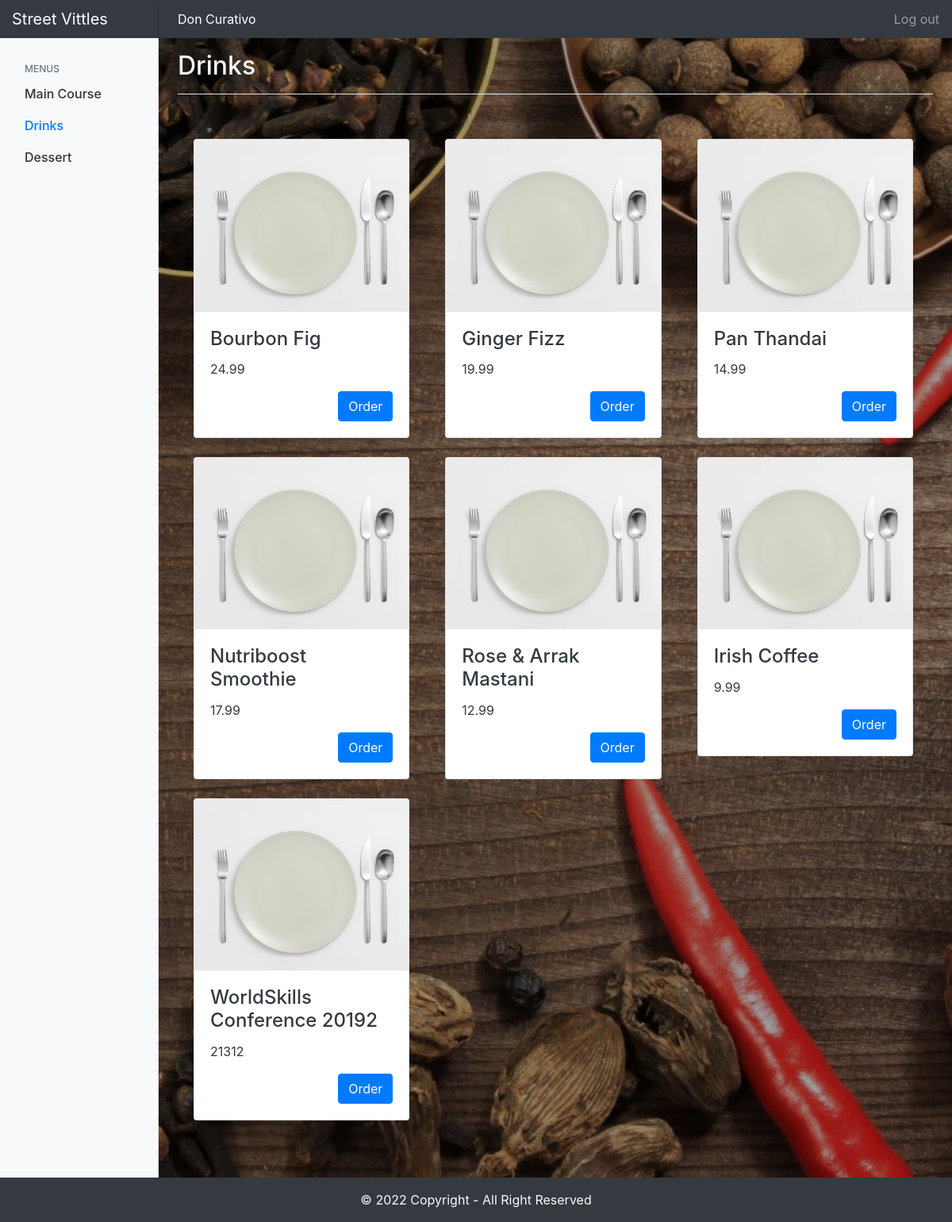
/drinks.php (signed in), run on the app's committed database.
### tables this page shows
CREATE TABLE `category` (
  `id` int(11) NOT NULL,
  `name` varchar(50) NOT NULL,
  `location` varchar(50) NOT NULL
);

CREATE TABLE `dishes` (
  `id` int(11) NOT NULL,
  `name` varchar(100) NOT NULL,
  `cost` double NOT NULL,
  `category_id` int(11) NOT NULL,
  `image` varchar(500) NOT NULL
);

### drinks.php (the view, shortened to what this page needs)
<?php
require_once "config/database.php";
$category = "Drinks";
include('header.php');
?>
	<div class="container">
                <?php
                    $getdishes = "SELECT dishes.name, dishes.cost, dishes.image FROM category JOIN dishes on category.id = dishes.category_id WHERE category.name = '$category';";
                    $result2 = $link->query($getdishes);
                    if ($result2->num_rows > 0) {
                        $column_num = 3;
                        $i = $column_num;
                        $num_rows = $result2->num_rows + $column_num;
                        while($row = $result2->fetch_assoc()) {
                            $x = $i % $column_num;
                            if($x==0){
                                echo "<div class='row'>";
                                $j = $i + $column_num;
                            }
                            $i++;
                ?>
                                <div class="col-md-4">
                                <div class="card mb-4 shadow-sm" style="margin:0px 10px 10px 5px;">
                                    <img class="card-img-top" src="<?php if($row['image'] != ""){ echo $row['image']; } else { echo "./Assets/Picture/default.jpg"; } ?>" alt="Drinks" >
                                    <div class="card-body">
                                        <h4 class="card-title text-dark"><?php echo $row['name'];?></h4>
                                        <p class="card-text text-dark" ><?php echo $row['cost'];?></p>
                                        <a href="#" class="btn btn-primary float-right">Order</a>
                                    </div>
                                </div>
                            </div>
                <?php
                            if($i==$j || $i == $num_rows){
                                echo "</div>";
                            }
                        }
                    }
                ?>
            </div>
<?php
include("footer.php");
?>

### header.php (shortened to what this page needs)
<!DOCTYPE html>
<html lang="en">
    <head>
        <link rel="stylesheet" href="main.css">
        <link rel="stylesheet" href="Assets/bootstrap4/css/bootstrap.min.css">
    </head>
    <body>
        <?php
            if(isset($_SESSION["loggedin"])){
        ?>
        <nav class="navbar navbar-dark fixed-top bg-dark flex-md-nowrap p-0 shadow">
            <a class="navbar-brand col-sm-3 col-md-2 mr-0" href="main_course.php">Street Vittles</a>
            <span class="navbar-organizer w-100"><?php echo $_SESSION['firstName'] . " " . $_SESSION['lastName']; ?></span>
            <ul class="navbar-nav px-3">
                <li class="nav-item text-nowrap">
                    <a class="nav-link" id="logout" href="logout.php">Log out</a>
                </li>
            </ul>
        </nav>
        <div class="container-fluid">
            <div class="row">
                <nav class="col-md-2 d-none d-md-block bg-light sidebar">
                    <div class="sidebar-sticky">
                    <h6 class="sidebar-heading d-flex justify-content-between align-items-center px-3 mt-4 mb-1 text-muted">
                        <span><?php echo "Menus";?></span>
                    </h6>
                        <?php
                                $getCategories = "SELECT * FROM category";
                                $result = $link->query($getCategories);
                                if ($result->num_rows > 0) {
                                    while($row = $result->fetch_assoc()) {
                        ?>
                        <ul class="nav flex-column">
                            <li class="nav-item "><a class="nav-link <?php if($category == $row['name']) echo 'active'; ?>" href="<?php echo $row['location'];?>"><?php echo $row['name'];?></a></li>
                        </ul>
                        <?php
                                    }
                                }
                                ?>
                    </div>
                </nav>
                <main role="main" class="col-md-9 ml-sm-auto col-lg-10 px-4 text-light">
                    <div class="border-bottom mb-3 pt-3 pb-2">
                        <div class="d-flex justify-content-between flex-wrap flex-md-nowrap align-items-center">
                            <h1 class="h2"><?php  echo $category; ?></h1>
                        </div>
                    </div>
                    <div class="mb-3 pt-3 pb-2">
                    </div>
        <?php } ?>

### main.css (style rules this page uses)
body { background: url("Assets/Picture/bg.jpg") no-repeat fixed center; background-size: cover; }
.sidebar { position: fixed; top: 0; bottom: 0; left: 0; z-index: 100; padding: 48px 0 0; box-shadow: inset -1px 0 0 rgba(0, 0, 0, .1); }
.sidebar-sticky { position: relative; top: 0; height: calc(100vh - 48px); padding-top: .5rem; overflow-x: hidden; overflow-y: auto; }
.sidebar .nav-link { font-weight: 500; color: #333; }
.sidebar .nav-link.active { color: #007bff; }
.sidebar-heading { font-size: .75rem; text-transform: uppercase; }
.active { color: blue; }
main { padding-top: 48px; padding-bottom: 48px; background-color: rgba(0, 0, 0, 0.376); }
.navbar-brand { padding-top: .75rem; padding-bottom: .75rem; font-size: 1rem; box-shadow: inset -1px 0 0 rgba(0, 0, 0, .25); }
.navbar-organizer { padding: .75rem; padding-left: 1.5rem; color: #fff; }
.card-title { white-space: normal; }

### data on the page
category: name "Main Course"
category: name "Drinks"
category: name "Dessert"
dishes: name "Bourbon Fig", cost "24.99"
dishes: name "Ginger Fizz", cost "19.99"
dishes: name "Pan Thandai", cost "14.99"
dishes: name "Nutriboost Smoothie", cost "17.99"
dishes: name "Rose & Arrak Mastani", cost "12.99"
dishes: name "Irish Coffee", cost "9.99"
dishes: name "WorldSkills Conference 20192", cost "21312"

### other printed values
$_SESSION['firstName'] "Don"
$_SESSION['lastName'] "Curativo"
$category "Drinks"
